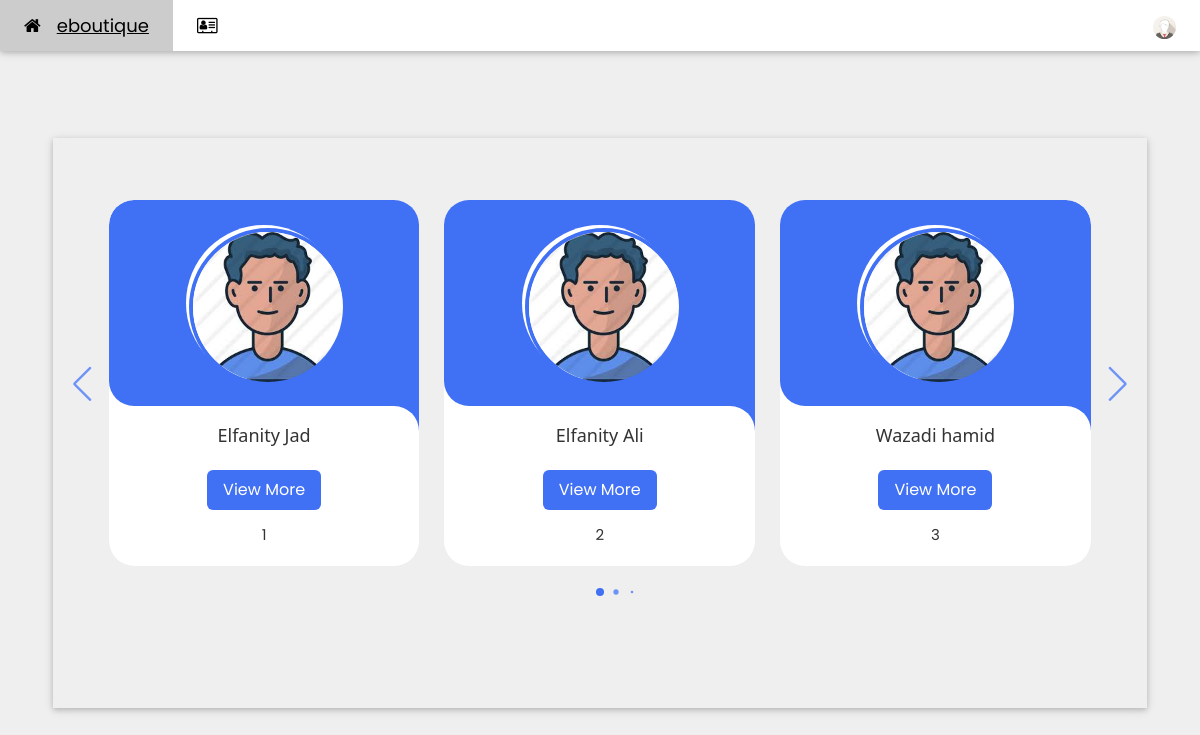
The page / on the database its author committed.
### tables this page shows
CREATE TABLE `user` (
  `id` int(11) NOT NULL,
  `nom` varchar(30) NOT NULL,
  `prenom` varchar(30) NOT NULL,
  `password` varchar(30) NOT NULL,
  `Sexe` varchar(1) NOT NULL
);

### index.php (the view, shortened to what this page needs)
<?php
   include("config.php");
   $sql  ="Select * from  user";
   $result = mysqli_query($conn,$sql);
?>
<!DOCTYPE html>
    <html lang="en">
    <head>
        <link rel="stylesheet" href="https://maxcdn.bootstrapcdn.com/bootstrap/3.4.1/css/bootstrap.min.css">
        <link rel="stylesheet" href="css/user.css">
        <link rel="stylesheet" href="css/swiper-bundle.min.css">
        <link rel="stylesheet" href="css/style.css">
        <link rel="stylesheet" href="w3images/w3.css">
        <link rel="stylesheet" href="w3images/font-awesome.min.css">
    </head>
    <body>
<div class="w3-top">
 <div class="w3-bar w3-white w3-left-align w3-large w3-card">
  <a href="index.php" class="w3-bar-item w3-button w3-padding-large w3-theme-d4"><i class="fa fa-home w3-margin-right"></i>eboutique</a>
  <a  class="w3-bar-item w3-button w3-hide-small w3-padding-large w3-hover-gray" title="Ajout User" data-toggle="modal" data-target="#myModal"><i class="fa fa-address-card-o"></i></a>
    <a href="#" class="w3-bar-item w3-button w3-hide-small w3-right w3-padding-large w3-hover-white" title="Info Compte">
    <img src="w3images/avatar1.png" class="w3-circle" style="height:23px;width:23px" alt="Avatar">
  </a>
 </div>
</div>
<br><br>
<center>
<br><br>
<div class="w3-container w3-card"  style="width:95%;height:570px;"><br>
        <form action="page_code.php" method="GET">
        <div class="slide-container swiper">
            <div class="slide-content">
                <div class="card-wrapper swiper-wrapper">
                <?php
                   while ($row = mysqli_fetch_assoc($result)) {?>
                <div class="card swiper-slide">
                        <div class="image-content">
                            <div class="card-image">
                            <?php if($row['Sexe'] =="M"){ ?>
                                <img src="images/avatar_homme2.jpg" alt="" class="card-img">
                                <?php  }
                                else {?>  <img src="images/avatar_femme.png" alt="" class="card-img">
                                 <?php ;} ?>
                            </div>
                        </div>
                        <div class="card-content">
                            <h2 class="name"><?php echo $row["nom"]; ?>
                            <?php echo $row["prenom"]; ?>
                        </h2>
                            <button type="submit" class="button">View More</button>
                            <p id="my_id"  value=""><?php echo $row["id"]; ?></p>
                        </div>
                    </div><?php }?>
                </div>
            </div>
            <div class="swiper-button-next swiper-navBtn"></div>
            <div class="swiper-button-prev swiper-navBtn"></div>
            <div class="swiper-pagination"></div>
        </div>
        </form>
</div>
    </body>
</html>

### css/user.css (style rules this page uses)
* { margin: 0; padding: 0; box-sizing: border-box; }

### css/style.css (style rules this page uses)
* { margin: 0; padding: 0; box-sizing: border-box; font-family: 'Poppins', sans-serif; }
body { min-height: 100vh; display: flex; align-items: center; justify-content: center; background-color: #EFEFEF; }
.slide-container { max-width: 1120px; width: 100%; padding: 40px 0; }
.slide-content { margin: 0 40px; overflow: hidden; border-radius: 25px; }
.card { border-radius: 25px; background-color: #FFF; }
.image-content, .card-content { display: flex; flex-direction: column; align-items: center; padding: 10px 14px; }
.image-content { position: relative; row-gap: 5px; padding: 25px 0; }
.card-image { position: relative; height: 150px; width: 150px; border-radius: 50%; background: #FFF; padding: 3px; }
.card-image .card-img { height: 100%; width: 100%; object-fit: cover; border-radius: 50%; border: 4px solid #4070F4; }
.name { font-size: 18px; font-weight: 500; color: #333; }
.button { border: none; font-size: 16px; color: #FFF; padding: 8px 16px; background-color: #4070F4; border-radius: 6px; margin: 14px; cursor: pointer; transition: all 0.3s ease; }
.swiper-navBtn { color: #6E93f7; transition: color 0.3s ease; }
.swiper-navBtn::before, .swiper-navBtn::after { font-size: 35px; }
.swiper-button-next { right: 0; }
.swiper-button-prev { left: 0; }

### w3images/w3.css (style rules this page uses)
*,*:before,*:after { box-sizing:inherit }
html { -ms-text-size-adjust:100%;-webkit-text-size-adjust:100% }
body { margin:0 }
a { background-color:transparent;-webkit-text-decoration-skip:objects }
img { border-style:none }
button,input,select,textarea { font:inherit;margin:0 }
button,input { overflow:visible }
button,select { text-transform:none }
button,html [type=button],[type=reset],[type=submit] { -webkit-appearance:button }
html,body { font-family:Verdana,sans-serif;font-size:15px;line-height:1.5 }
html { overflow-x:hidden }
h2 { font-size:30px }
h1,h2,h3,h4,h5,h6 { font-family:"Segoe UI",Arial,sans-serif;font-weight:400;margin:10px 0 }
img { vertical-align:middle }
a { color:inherit }
.w3-btn,.w3-button { border:none;display:inline-block;padding:8px 16px;vertical-align:middle;overflow:hidden;text-decoration:none;color:inherit;background-color:inherit;text-align:center;cursor:pointer;white-space:nowrap }
.w3-btn,.w3-button { -webkit-touch-callout:none;-webkit-user-select:none;-khtml-user-select:none;-moz-user-select:none;-ms-user-select:none;user-select:none }
.w3-bar { width:100%;overflow:hidden }
.w3-bar .w3-bar-item { padding:8px 16px;float:left;width:auto;border:none;display:block;outline:0 }
.w3-bar .w3-button { white-space:normal }
.w3-container:after,.w3-container:before,.w3-panel:after,.w3-panel:before,.w3-row:after,.w3-row:before,.w3-row-padding:after,.w3-row-padding:before, .w3-cell-row:before,.w3-cell-row:after,.w3-clear:after,.w3-clear:before,.w3-bar:before,.w3-bar:after { content:"";display:table;clear:both }
.w3-top,.w3-bottom { position:fixed;width:100%;z-index:1 }
.w3-top { top:0 }
.w3-circle { border-radius:50% }
.w3-container,.w3-panel { padding:0.01em 16px }
.w3-card,.w3-card-2 { box-shadow:0 2px 5px 0 rgba(0,0,0,0.16),0 2px 10px 0 rgba(0,0,0,0.12) }
.w3-large { font-size:18px!important }
.w3-left-align { text-align:left!important }
.w3-margin-right { margin-right:16px!important }
.w3-padding-large { padding:12px 24px!important }
.w3-right { float:right!important }
.w3-white,.w3-hover-white:hover { color:#000!important;background-color:#fff!important }

### rows shown on the page
user: nom "Elfanity", prenom "Jad", id "1"
user: nom "Elfanity", prenom "Ali", id "2"
user: nom "Wazadi", prenom "hamid", id "3"
